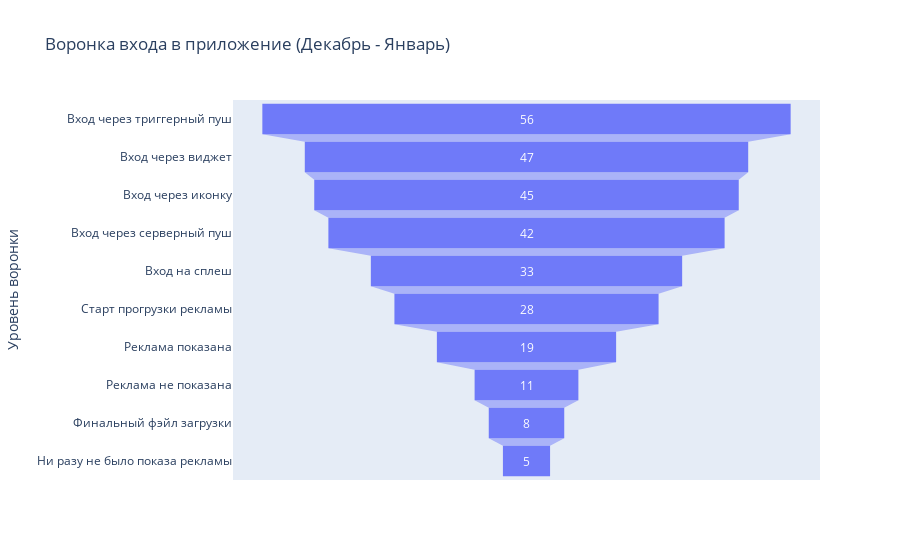

The notebook cell this image was saved under:
### Code cell
show_funnel_ias(df_ias)

### Figure 1 — Plotly figure (JSON) as saved in the notebook; plotly's stock layout.template omitted (floating-point values rounded to 4 significant figures)
{"data": [{"hovertemplate": "Кол-во пользователей, %=%{x}<br>Уровень воронки=%{y}<extra></extra>", "legendgroup": "", "marker": {"color": "#636efa"}, "name": "", "opacity": 0.9, "orientation": "h", "showlegend": false, "type": "funnel", "x": [56, 47, 45, 42, 33, 28, 19, 11, 8, 5], "xaxis": "x", "y": ["Вход через триггерный пуш", "Вход через виджет", "Вход через иконку", "Вход через серверный пуш", "Вход на сплеш", "Старт прогрузки рекламы", "Реклама показана", "Реклама не показана", "Финальный фэйл загрузки", "Ни разу не было показа рекламы"], "yaxis": "y"}], "layout": {"legend": {"tracegroupgap": 0}, "title": {"text": "Воронка входа в приложение (Декабрь - Январь)"}, "xaxis": {"anchor": "y", "domain": [0, 1], "title": {"text": "Кол-во пользователей, %"}}, "yaxis": {"anchor": "x", "domain": [0, 1], "title": {"text": "Уровень воронки"}}}}
